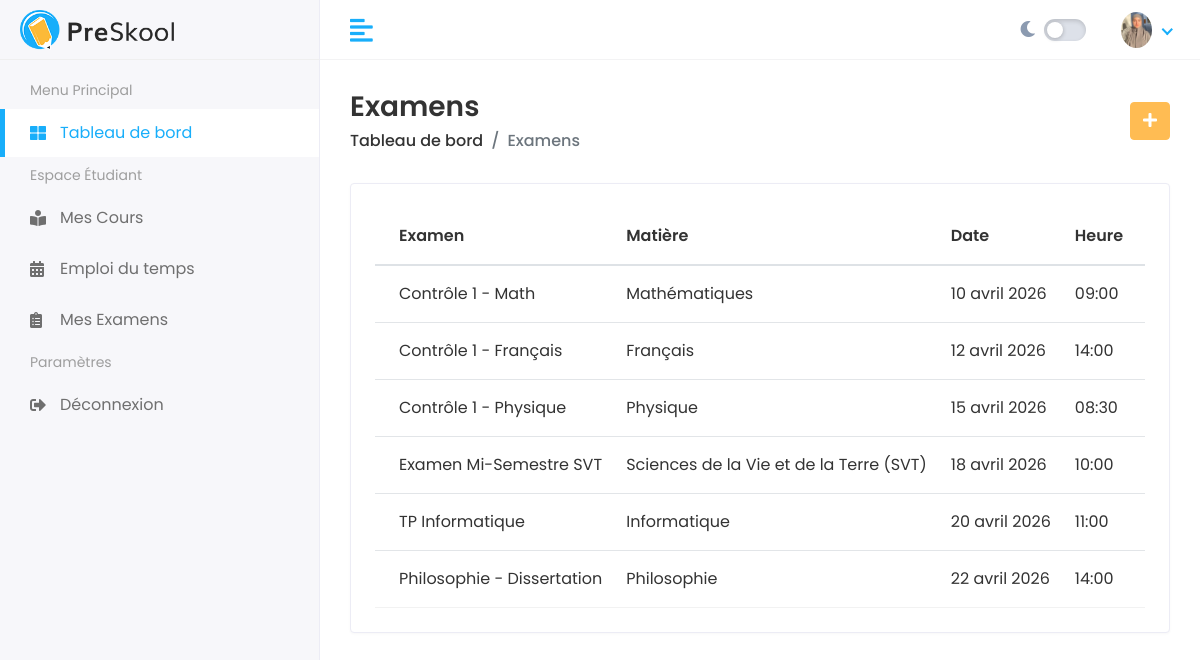
Before: /fr/academic/exams/ with the older database file.
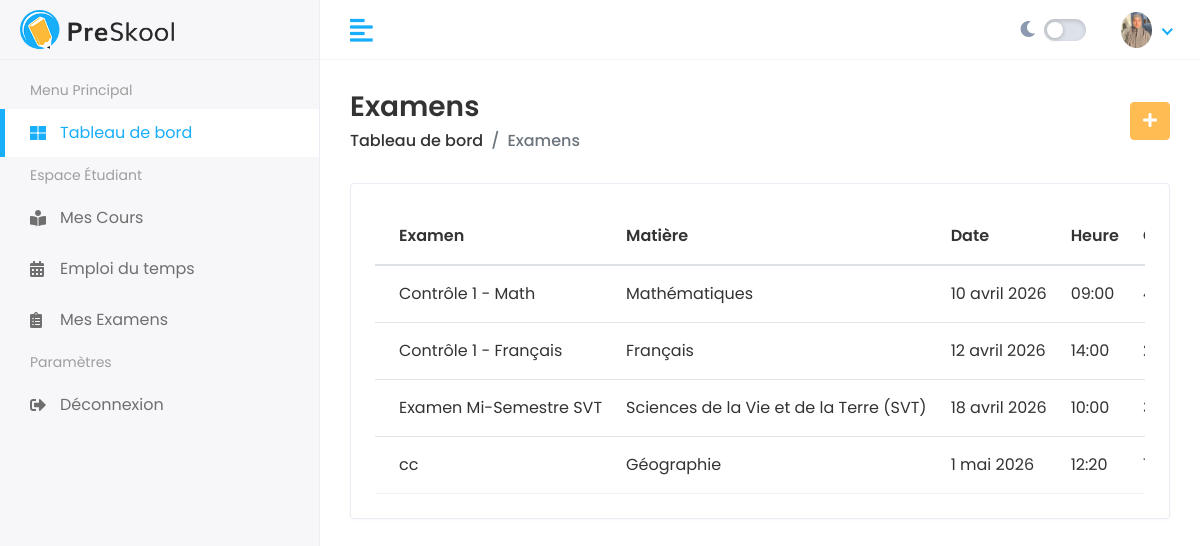
After: the same page with the newer database file.
### academic/models.py (models this page shows, shortened)
class Exam(models.Model):
    name = models.CharField(max_length=200)
    subject = models.ForeignKey('subjects.Subject', on_delete=models.CASCADE, related_name='exams')
    date = models.DateField(null=True, blank=True)
    start_time = models.TimeField(null=True, blank=True)
    coefficient = models.IntegerField(default=1)
    duration = models.CharField(max_length=50, blank=True)

### subjects/models.py (models this page shows, shortened)
class Subject(models.Model):
    name = models.CharField(max_length=200)
    class_name = models.CharField(max_length=200)
    teacher = models.ForeignKey('teachers.Teacher', on_delete=models.CASCADE, related_name='subjects')

### academic/views.py (the view)
# urls.py: path('exams/', views.exam_list, name='exam_list'),
def exam_list(request):
    exams = Exam.objects.all()
    return render(request, 'academic/exam_list.html', {'exams': exams})

### templates/academic/exam_list.html (shortened to what this page needs)
{% extends 'Home/base.html' %}
{% load static %}
{% block body %}
<div class="page-header">
    <div class="row align-items-center">
        <div class="col">
            <h3 class="page-title">Examens</h3>
            <ul class="breadcrumb">
                <li class="breadcrumb-item"><a href="{% url 'dashboard' %}">Tableau de bord</a></li>
                <li class="breadcrumb-item active">Examens</li>
            </ul>
        </div>
        <div class="col-auto text-right float-right ml-auto">
            <a href="{% url 'exam_add' %}" class="btn btn-primary"><i class="fas fa-plus"></i></a>
        </div>
    </div>
</div>
<div class="row">
    <div class="col-sm-12">
        <div class="card card-table">
            <div class="card-body">
                <div class="table-responsive">
                    <table class="table table-hover table-center mb-0 datatable">
                        <thead>
                            <tr>
                                <th>Examen</th>
                                <th>Matière</th>
                                <th>Date</th>
                                <th>Heure</th>
                                <th>Coefficient</th>
                            </tr>
                        </thead>
                        <tbody>
                            {% for exam in exams %}
                            <tr>
                                <td>{{ exam.name }}</td>
                                <td>{{ exam.subject.name }}</td>
                                <td>{{ exam.date|default:"-" }}</td>
                                <td>{{ exam.start_time|default:"-" }}</td>
                                <td>{{ exam.coefficient }}</td>
                            </tr>
                            {% empty %}
                            <tr>
                                <td colspan="6" class="text-center">Aucun examen trouvé.</td>
                            </tr>
                            {% endfor %}
                        </tbody>
                    </table>
                </div>
            </div>
        </div>
    </div>
</div>
{% endblock %}

Changed rows visible on the page:
removed Exam: name "Contrôle 1 - Physique", subject.name "Physique", date "15 avril 2026", start_time "08:30"
removed Exam: name "TP Informatique", subject.name "Informatique", date "20 avril 2026", start_time "11:00"
removed Exam: name "Philosophie - Dissertation", subject.name "Philosophie", date "22 avril 2026", start_time "14:00"
added Exam: name "cc", subject.name "Géographie", date "1 mai 2026", start_time "12:20"
